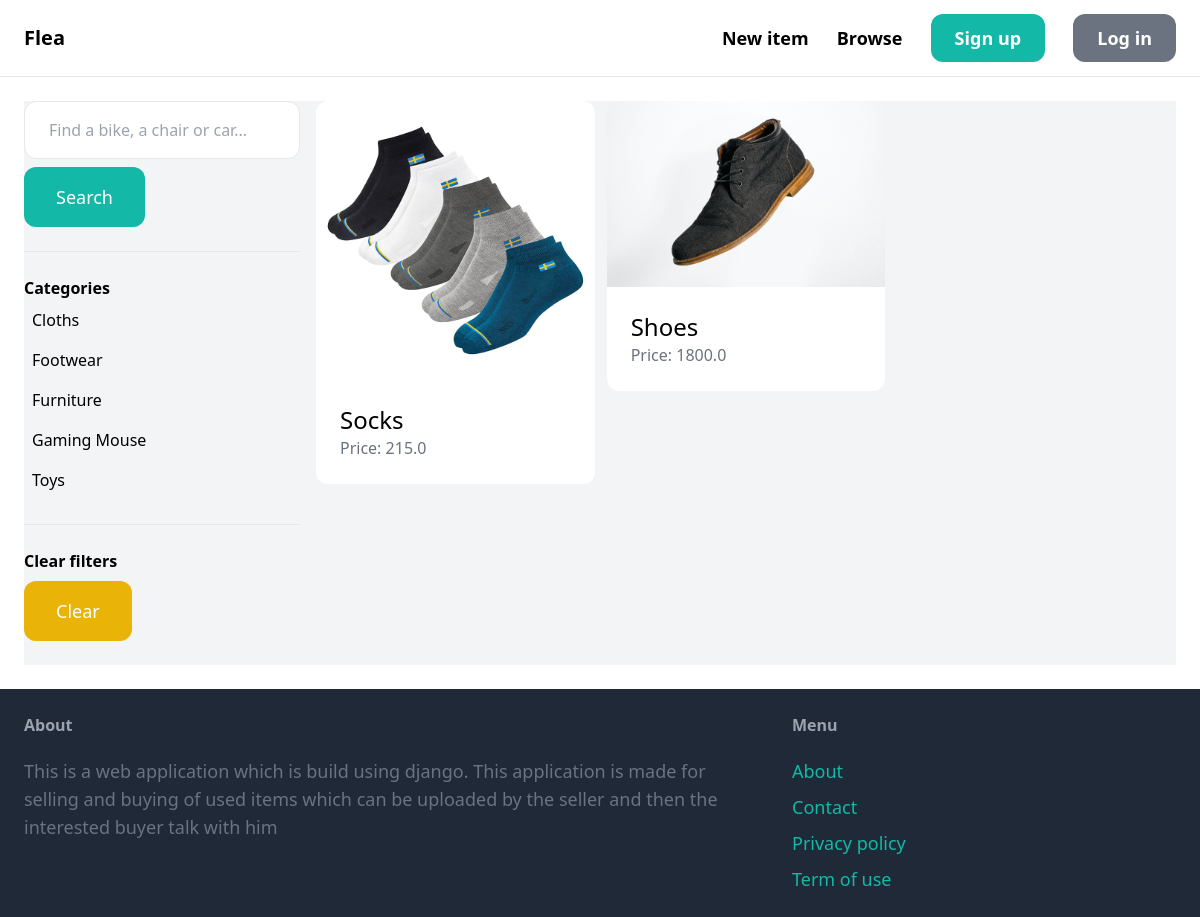
Page /items/ on the earlier database version.
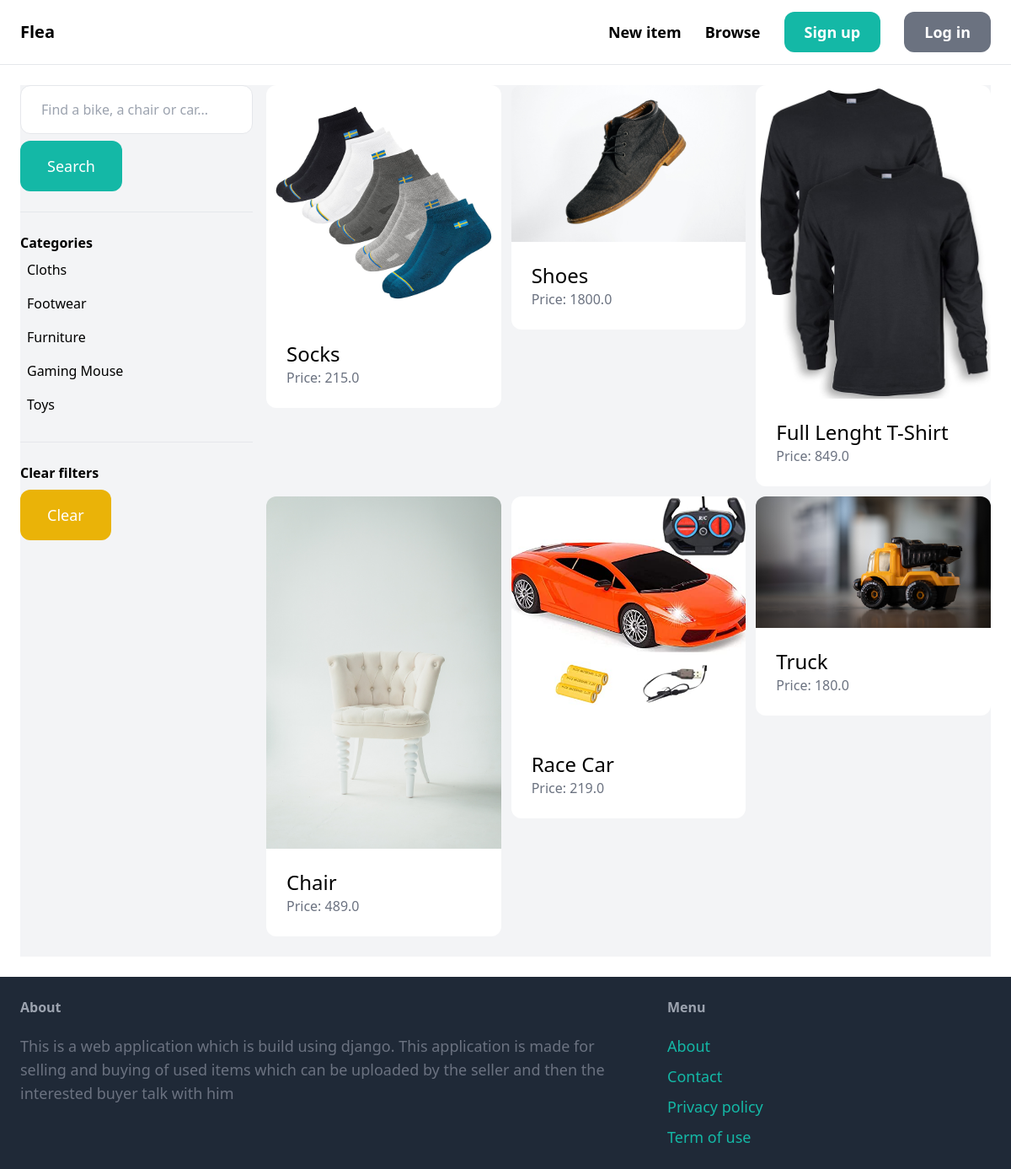
Same page on the later database version.
### item/models.py (models this page shows, shortened)
class Category(models.Model):
    name = models.CharField(max_length=255)
    class Meta:
        ordering = ('name',)
        verbose_name_plural = 'Categories'

class Item(models.Model):
    category = models.ForeignKey(Category, related_name='items', on_delete=models.CASCADE)
    name = models.CharField(max_length=255)
    description = models.TextField(blank=True, null=True)
    price = models.FloatField()
    image = models.ImageField(upload_to='item_images', blank=True, null=True)
    is_sold = models.BooleanField(default=False)
    created_by = models.ForeignKey(User, related_name='items', on_delete=models.CASCADE)
    created_at = models.DateTimeField(auto_now_add=True)

### item/views.py (the view)
# urls.py: path('', views.items, name='items'),
def items(request):
    query = request.GET.get('query', '')
    category_id = request.GET.get('category', 0)
    categories = Category.objects.all()
    items = Item.objects.filter(is_sold=False)
    if category_id:
        items = items.filter(category_id=category_id)
    if query:
        items = items.filter(Q(name__icontains=query) | Q(description__icontains=query))
    return render(request, 'item/items.html', {
        'items': items,
        'query': query,
        'categories': categories,
        'category_id': int(category_id)
    })

### item/templates/item/items.html (shortened to what this page needs)
{% extends 'core/base.html' %}
{% block content %}
    <div class="pb-6 grid grid-cols-4 gap-4 bg-gray-100">
        <div class="col-span-1">
            <form method="get" action="{% url 'item:items' %}">
                <input name="query" class="w-full py-4 px-6 border rounded-xl" type="text" value="{{ query }}" placeholder="Find a bike, a chair or car...">
                <button class="mt-2 py-4 px-8 text-lg bg-teal-500 text-white rounded-xl">Search</button>
            </form>
            <hr class="my-6">
            <p class="font-semibold">Categories</p>
            <ul>
                {% for category in categories %}
                    <li class="py-2 px-2 rounded-xl{% if category.id == category_id %} bg-gray-200{% endif %}">
                        <a href="{% url 'item:items' %}?query={{ query }}&category={{ category.id }}">{{ category.name }}</a>
                    </li>
                {% endfor %}
            </ul>
            <hr class="my-6">
            <p class="font-semibold">Clear filters</p>
            <ul>
                <li><a href="{% url 'item:items' %}" class="mt-2 py-4 px-8 inline-block bg-yellow-500 text-lg rounded-xl text-white">Clear</a>
        </div>
        <div class="col-span-3">
            <div class="grid grid-cols-3 gap-3">
                {% for item in items %}
                    <div>
                        <a href="{% url 'item:detail' item.id %}">
                            <div>
                                <img src="{{ item.image.url }}" class="rounded-t-xl">
                            </div>
                            <div class="p-6 bg-white rounded-b-xl">
                                <h2 class="text-2xl">{{ item.name }}</h2>
                                <p class="text-gray-500">Price: {{ item.price }}</p>
                            </div>
                        </a>
                    </div>
                {% endfor %}
            </div>
        </div>
    </div>
{% endblock %}

Differences in the rows shown:
added Item: image (picture), name "Full Lenght T-Shirt", price "849.0"
added Item: image (picture), name "Chair", price "489.0"
added Item: image (picture), name "Race Car", price "219.0"
added Item: image (picture), name "Truck", price "180.0"
